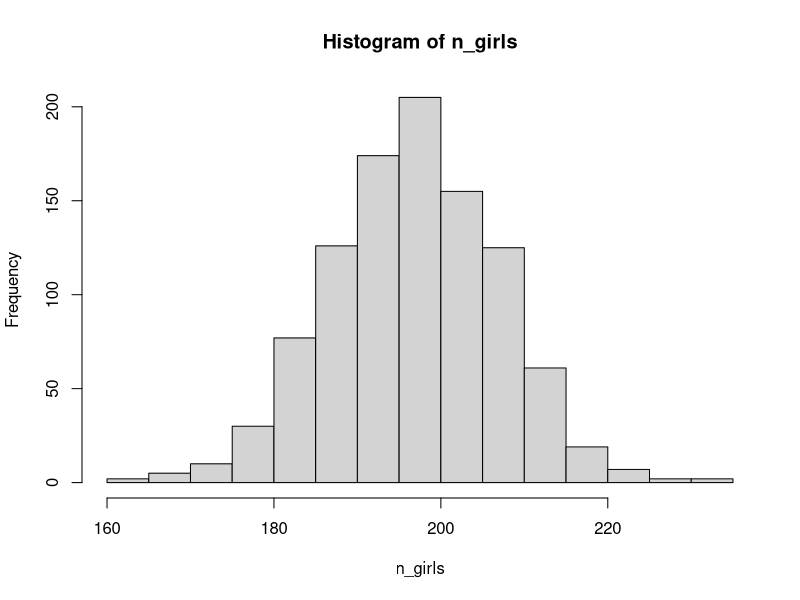
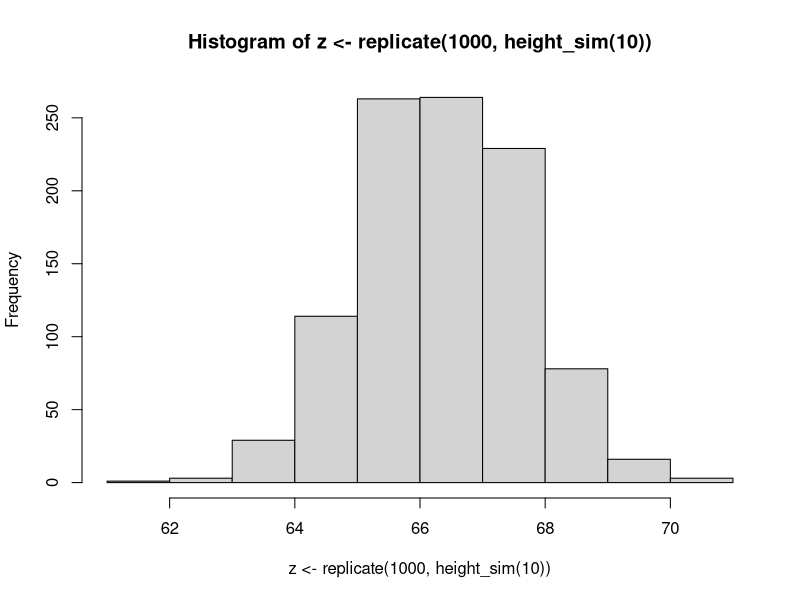

Generate these figures, in order, with R: (Note: this script raises an error after producing the figures.)
# INCOMPLETE!

library(tidyverse)

n_sims <- 1000
n_girls <- rep(NA, n_sims)
for (s in 1:n_sims){
  birth_type <- sample(c("fraternal twin","identical twin","single birth"),
  size=400, replace=TRUE, prob=c(1/125, 1/300, 1 - 1/125 - 1/300))
  girls <- rep(NA, 400)
  for (i in 1:400) {
    if (birth_type[i]=="single birth") {
    girls[i] <- rbinom(1, 1, 0.488)
    } else if (birth_type[i]=="identical twin") {
    girls[i] <- 2*rbinom(1, 1, 0.495)
    } else if (birth_type[i]=="fraternal twin") {
    girls[i] <- rbinom(1, 2, 0.495)
    }
  }
  n_girls[s] <- sum(girls)
}

hist(n_girls)


N <- 10
male <- rbinom(N, 1, 0.48)
height <- ifelse(male==1, rnorm(N, 69.1, 2.9), rnorm(N, 63.7, 2.7))
avg_height <- mean(height)
print(avg_height)
class(male)

height_sim <- function(N){
  male <- rbinom(N, 1, 0.48)
  height <- ifelse(male==1, rnorm(N, 69.1, 2.9), rnorm(N, 63.7, 2.7))
  mean(height)
}

hist(z <- replicate(1000, height_sim(10)))

mean(z)
quantile(z, c(0.25, 0.75))
median(z)

abs()
